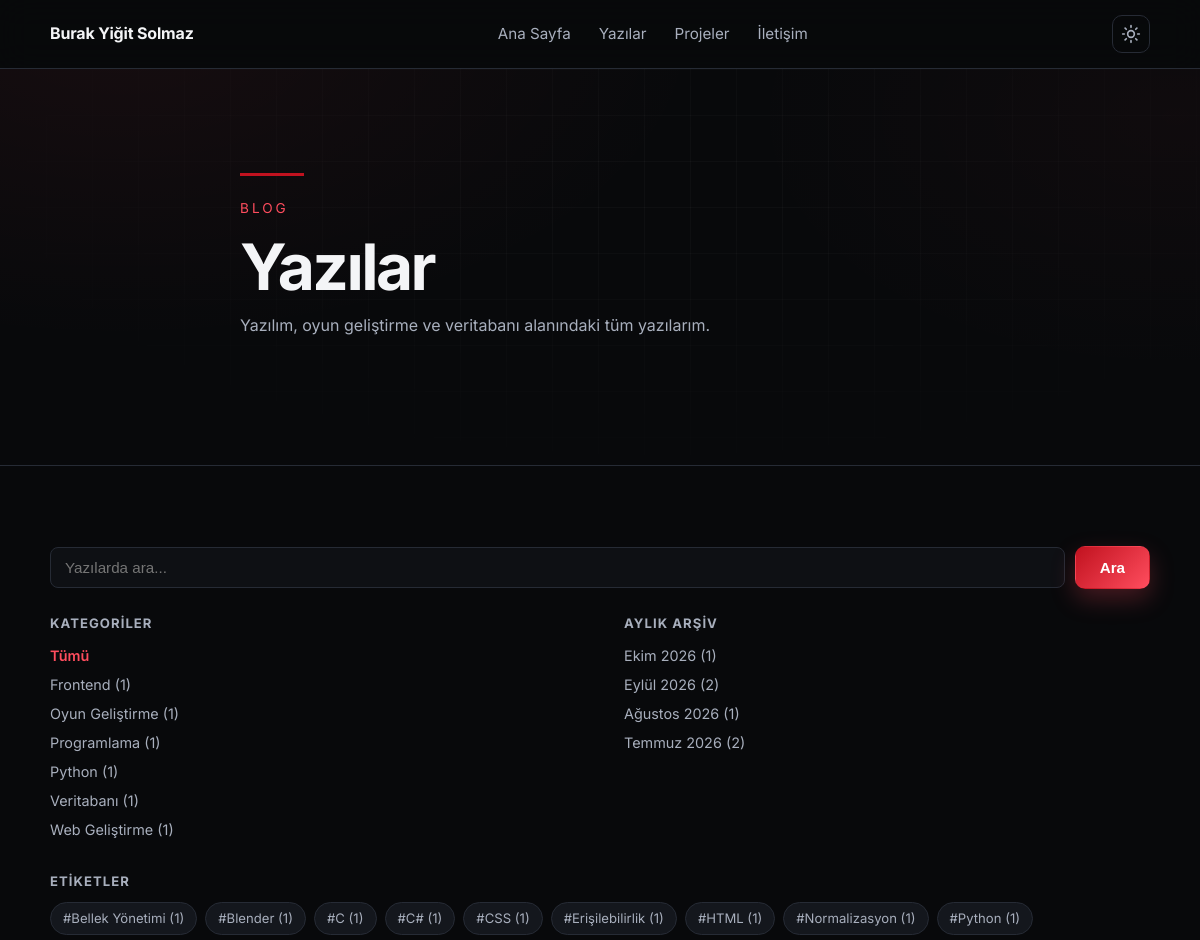
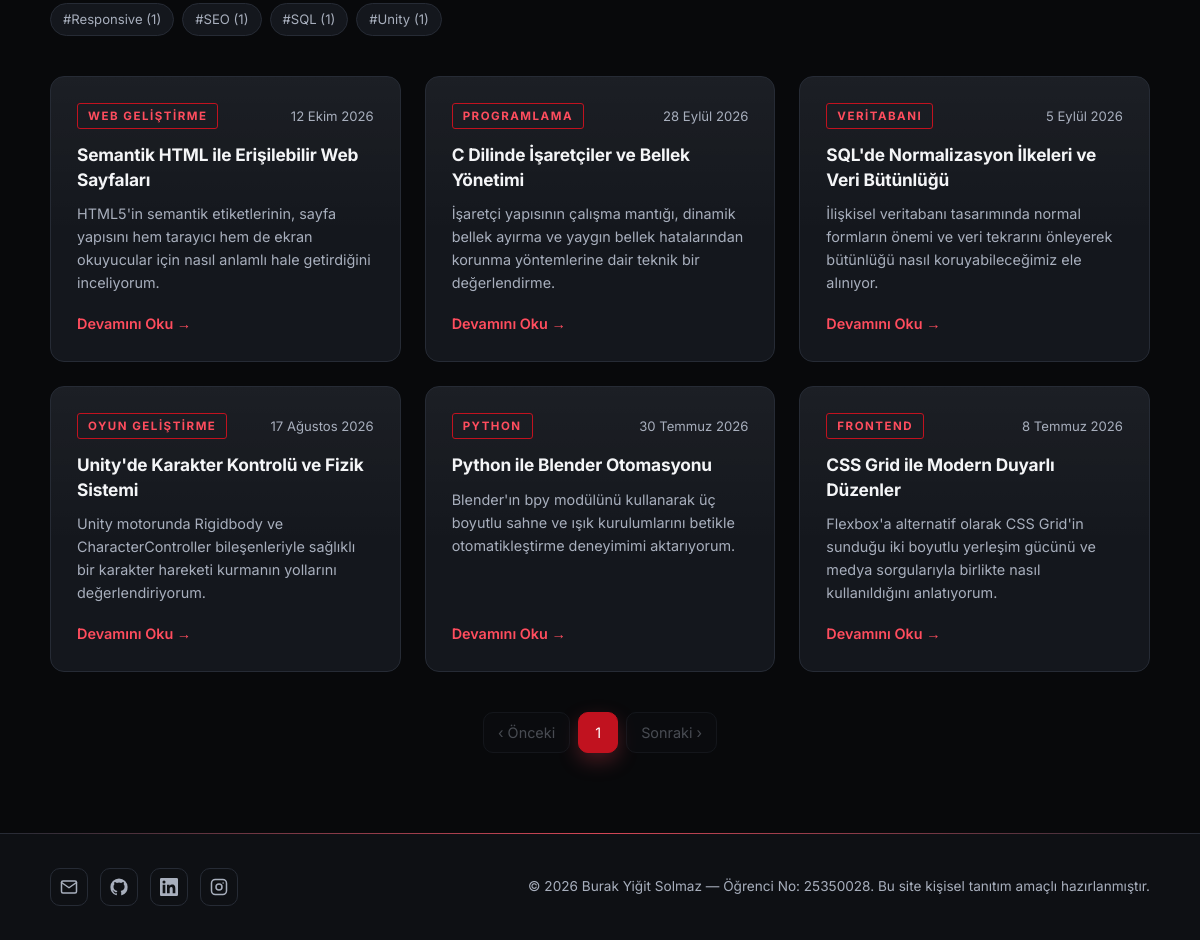
Screenshot of /yazilar.php with the database file from the repository (2 pictures, top to bottom).
### tables this page shows
CREATE TABLE `categories` (
  `id`         INT UNSIGNED NOT NULL AUTO_INCREMENT,
  `name`       VARCHAR(80)  NOT NULL,
  `slug`       VARCHAR(100) NOT NULL,
  `created_at` DATETIME     NOT NULL DEFAULT CURRENT_TIMESTAMP,
  PRIMARY KEY (`id`),
  UNIQUE KEY `uq_categories_name` (`name`),
  UNIQUE KEY `uq_categories_slug` (`slug`)
);

CREATE TABLE `articles` (
  `id`           INT UNSIGNED NOT NULL AUTO_INCREMENT,
  `category_id`  INT UNSIGNED NULL,
  `title`        VARCHAR(190) NOT NULL,
  `slug`         VARCHAR(190) NOT NULL,
  `summary`      VARCHAR(400) NOT NULL DEFAULT '',
  `content`      MEDIUMTEXT   NOT NULL,
  `cover_image`  VARCHAR(190) NULL,
  `view_count`   INT UNSIGNED NOT NULL DEFAULT 0,
  `is_published` TINYINT(1)   NOT NULL DEFAULT 1,
  `created_at`   DATETIME     NOT NULL DEFAULT CURRENT_TIMESTAMP,
  `updated_at`   DATETIME     NOT NULL DEFAULT CURRENT_TIMESTAMP ON UPDATE CURRENT_TIMESTAMP,
  PRIMARY KEY (`id`),
  UNIQUE KEY `uq_articles_slug` (`slug`),
  KEY `idx_articles_category` (`category_id`),
  KEY `idx_articles_published` (`is_published`, `created_at`),
  CONSTRAINT `fk_articles_category`
    FOREIGN KEY (`category_id`) REFERENCES `categories` (`id`)
    ON DELETE SET NULL ON UPDATE CASCADE
);

### includes/functions.php (called while the page is built, shortened)
<?php
function e(?string $value): string
{
    return htmlspecialchars((string)$value, ENT_QUOTES, 'UTF-8');
}
function url(string $path = ''): string
{
    return BASE_URL . '/' . ltrim($path, '/');
}
function tr_date(?string $mysqlDate): string
{
    $months = [1 => 'Ocak', 2 => 'Şubat', 3 => 'Mart', 4 => 'Nisan', 5 => 'Mayıs',
               6 => 'Haziran', 7 => 'Temmuz', 8 => 'Ağustos', 9 => 'Eylül',
               10 => 'Ekim', 11 => 'Kasım', 12 => 'Aralık'];
    $ts = strtotime($mysqlDate);
    return date('j', $ts) . ' ' . $months[(int)date('n', $ts)] . ' ' . date('Y', $ts);
}
function tr_month_year(int $y, int $m): string
{
    $months = [1 => 'Ocak', 2 => 'Şubat', 3 => 'Mart', 4 => 'Nisan', 5 => 'Mayıs',
               6 => 'Haziran', 7 => 'Temmuz', 8 => 'Ağustos', 9 => 'Eylül',
               10 => 'Ekim', 11 => 'Kasım', 12 => 'Aralık'];
    return ($months[$m] ?? '') . ' ' . $y;
}
function setting(string $key, string $default = ''): string
{
    static $cache = null;
    if ($cache === null) {
        $cache = [];
        try {
            $rows = db()->query(
                'SELECT setting_key, setting_value FROM settings'
            )->fetchAll(PDO::FETCH_KEY_PAIR);
            $cache = $rows;
        } catch (Throwable $ex) {
            $cache = [];
        }
    }
    return $cache[$key] ?? $default;
}

### includes/db.php (called while the page is built, shortened)
<?php
function db(): PDO
{
    static $pdo = null;
    if ($pdo instanceof PDO) {
        return $pdo;
    }
    $dsn = sprintf(
        'mysql:host=%s;dbname=%s;charset=utf8mb4',
        DB_HOST,
        DB_NAME
    );
    try {
        $pdo = new PDO($dsn, DB_USER, DB_PASS, [
            PDO::ATTR_ERRMODE            => PDO::ERRMODE_EXCEPTION,
            PDO::ATTR_DEFAULT_FETCH_MODE => PDO::FETCH_ASSOC,
            PDO::ATTR_EMULATE_PREPARES   => false,
        ]);
    } catch (PDOException $e) {
        http_response_code(500);
        exit('Veritabanı bağlantısına erişilemiyor. XAMPP &gt; MySQL çalışıyor mu? (Detay: '
            . htmlspecialchars($e->getMessage(), ENT_QUOTES, 'UTF-8') . ')');
    }
    return $pdo;
}

### yazilar.php (the view, shortened to what this page needs)
<?php
require_once __DIR__ . '/includes/db.php';
require_once __DIR__ . '/includes/functions.php';
$pdo = db();
$q            = trim((string)($_GET['q'] ?? ''));
$categorySlug = trim((string)($_GET['kategori'] ?? ''));
$tagSlug      = trim((string)($_GET['etiket'] ?? ''));
$currentPage  = max(1, (int)($_GET['sayfa'] ?? 1));
$offset       = ($currentPage - 1) * PER_PAGE;
$whereParts = ['a.is_published = 1'];
$params     = [];
$where = implode(' AND ', $whereParts);
$countStmt = $pdo->prepare(
    "SELECT COUNT(*)
     FROM articles a
     LEFT JOIN categories c ON c.id = a.category_id
     WHERE $where"
);
$countStmt->execute($params);
$totalRows = (int)$countStmt->fetchColumn();
$totalPages = max(1, (int)ceil($totalRows / PER_PAGE));
$listStmt = $pdo->prepare(
    "SELECT a.id, a.slug, a.title, a.summary, a.created_at,
            c.name AS category_name, c.slug AS category_slug
     FROM articles a
     LEFT JOIN categories c ON c.id = a.category_id
     WHERE $where
     ORDER BY a.created_at DESC, a.id DESC
     LIMIT :lim OFFSET :off"
);
$listStmt->bindValue(':lim', PER_PAGE, PDO::PARAM_INT);
$listStmt->bindValue(':off', $offset, PDO::PARAM_INT);
$listStmt->execute();
$articles = $listStmt->fetchAll();
$categories = $pdo->query(
    'SELECT c.id, c.name, c.slug, COUNT(a.id) AS total
     FROM categories c
     LEFT JOIN articles a ON a.category_id = c.id AND a.is_published = 1
     GROUP BY c.id, c.name, c.slug
     ORDER BY c.name ASC'
)->fetchAll();
$archive = $pdo->query(
    'SELECT YEAR(created_at) AS y, MONTH(created_at) AS m, COUNT(*) AS total
     FROM articles
     WHERE is_published = 1
     GROUP BY YEAR(created_at), MONTH(created_at)
     ORDER BY y DESC, m DESC'
)->fetchAll();
function page_link(array $get, int $page): string
{
    $get['sayfa'] = $page;
    return '?' . http_build_query($get);
}
$linkBase = array_filter([
    'q'        => $q !== '' ? $q : null,
    'kategori' => $categorySlug !== '' ? $categorySlug : null,
    'etiket'   => $tagSlug !== '' ? $tagSlug : null,
]);
$allTags = $pdo->query(
    'SELECT t.name, t.slug, COUNT(a.id) AS total
     FROM tags t
     LEFT JOIN article_tags at ON at.tag_id = t.id
     LEFT JOIN articles a ON a.id = at.article_id AND a.is_published = 1
     GROUP BY t.id, t.name, t.slug
     HAVING total > 0
     ORDER BY total DESC, t.name ASC'
)->fetchAll();
$activeTagName = '';
require __DIR__ . '/includes/header.php';
?>
    <section class="hero page-hero">
      <div class="container hero-inner">
        <span class="hero-line" aria-hidden="true"></span>
        <p class="hero-kicker">Blog</p>
        <h1>Yazılar</h1>
        <?php if ($q !== ''): ?>
          <p class="hero-text">“<?= e($q) ?>” aramasına uyan <?= $totalRows ?> yazı bulundu.</p>
        <?php elseif ($activeTagName !== ''): ?>
          <p class="hero-text">“#<?= e($activeTagName) ?>” etiketli <?= $totalRows ?> yazı listeleniyor.</p>
        <?php elseif ($categorySlug !== ''): ?>
          <p class="hero-text">Seçili kategoriye ait yazılar listelenmektedir.</p>
        <?php else: ?>
          <p class="hero-text">Yazılım, oyun geliştirme ve veritabanı alanındaki tüm yazılarım.</p>
        <?php endif; ?>
      </div>
    </section>
    <section id="yazilar-liste" class="section">
      <div class="container">
        <div class="filter-grid">
          <form class="filter-search" method="get" action="<?= e(url('yazilar.php')) ?>">
            <input type="text" name="q" value="<?= e($q) ?>" placeholder="Yazılarda ara..." aria-label="Yazılarda ara">
            <button type="submit" class="btn btn-primary">Ara</button>
          </form>
          <?php $catBase = array_filter(['q' => $q !== '' ? $q : null, 'etiket' => $tagSlug !== '' ? $tagSlug : null]); ?>
          <div class="filter-group">
            <h3>Kategoriler</h3>
            <ul class="filter-list">
              <li class="<?= $categorySlug === '' ? 'active' : '' ?>">
                <a href="<?= e(url('yazilar.php' . ($catBase ? '?' . http_build_query($catBase) : ''))) ?>">Tümü</a>
              </li>
              <?php foreach ($categories as $cat): ?>
                <li class="<?= $categorySlug === $cat['slug'] ? 'active' : '' ?>">
                  <a href="<?= e(url('yazilar.php?' . http_build_query(array_filter([
                        'q'        => $q !== '' ? $q : null,
                        'kategori' => $cat['slug'],
                        'etiket'   => $tagSlug !== '' ? $tagSlug : null,
                    ])))) ?>">
                    <?= e($cat['name']) ?> (<?= (int)$cat['total'] ?>)
                  </a>
                </li>
              <?php endforeach; ?>
            </ul>
          </div>
          <div class="filter-group">
            <h3>Aylık Arşiv</h3>
            <ul class="filter-list">
              <?php foreach ($archive as $row): ?>
                <li>
                  <a href="<?= e(url('yazilar.php?' . http_build_query(array_merge($linkBase, [
                      'ay' => sprintf('%04d-%02d', $row['y'], $row['m']),
                  ])))) ?>">
                    <?= e(tr_month_year((int)$row['y'], (int)$row['m'])) ?> (<?= (int)$row['total'] ?>)
                  </a>
                </li>
              <?php endforeach; ?>
            </ul>
          </div>
          <?php if ($allTags): ?>
            <div class="filter-group">
              <h3>Etiketler</h3>
              <ul class="tag-list">
                <?php foreach ($allTags as $tag): ?>
                  <li>
                    <a class="tag-chip <?= $tagSlug === $tag['slug'] ? 'active' : '' ?>"
                       href="<?= e(url('yazilar.php?' . http_build_query(array_filter([
                           'q'        => $q !== '' ? $q : null,
                           'kategori' => $categorySlug !== '' ? $categorySlug : null,
                           'etiket'   => $tag['slug'],
                       ])))) ?>">
                      #<?= e($tag['name']) ?> (<?= (int)$tag['total'] ?>)
                    </a>
                  </li>
                <?php endforeach; ?>
              </ul>
            </div>
          <?php endif; ?>
        </div>
        <div class="posts-grid posts-main">
          <?php foreach ($articles as $post): ?>
            <article class="post-card">
              <div class="post-meta">
                <a class="post-tag" href="<?= e(url('yazilar.php?kategori=' . urlencode($post['category_slug'] ?? ''))) ?>">
                  <?= e($post['category_name'] ?? 'Genel') ?>
                </a>
                <time datetime="<?= e(date('Y-m-d', strtotime($post['created_at']))) ?>"><?= e(tr_date($post['created_at'])) ?></time>
              </div>
              <h3><?= e($post['title']) ?></h3>
              <p><?= e($post['summary']) ?></p>
              <a class="post-link" href="<?= e(url('yazi.php?slug=' . urlencode($post['slug']))) ?>">Devamını Oku →</a>
            </article>
          <?php endforeach; ?>
        </div>
        <div class="pagination">
          <a class="page-link <?= $currentPage <= 1 ? 'disabled' : '' ?>"
             href="<?= e(url('yazilar.php' . page_link($linkBase, max(1, $currentPage - 1)))) ?>">‹ Önceki</a>
          <?php for ($p = 1; $p <= $totalPages; $p++): ?>
            <a class="page-link <?= $p === $currentPage ? 'active' : '' ?>"
               href="<?= e(url('yazilar.php' . page_link($linkBase, $p))) ?>"><?= $p ?></a>
          <?php endfor; ?>
          <a class="page-link <?= $currentPage >= $totalPages ? 'disabled' : '' ?>"
             href="<?= e(url('yazilar.php' . page_link($linkBase, min($totalPages, $currentPage + 1)))) ?>">Sonraki ›</a>
        </div>
      </div>
    </section>
<?php require __DIR__ . '/includes/footer.php'; ?>

### includes/header.php (shortened to what this page needs)
<?php
require_once __DIR__ . '/../includes/db.php';
require_once __DIR__ . '/functions.php';
$pageTitle       = $pageTitle       ?? setting('site_title', 'Burak Yiğit Solmaz | Kişisel Blog');
?>
<!DOCTYPE html>
<html lang="tr" data-theme="dark">
<head>
  <link rel="stylesheet" href="<?= e(url('css/style.css')) ?>">
</head>
<body>
  <header class="site-header">
    <nav class="navbar" aria-label="Ana menü">
      <a href="<?= e(url()) ?>" class="logo">
        <span class="logo-text"><?= e(setting('site_title_short', 'Burak Yiğit Solmaz')) ?></span>
      </a>
      <ul class="nav-links" id="navLinks">
        <li><a href="<?= e(url()) ?>" class="nav-link">Ana Sayfa</a></li>
        <li><a href="<?= e(url('yazilar.php')) ?>" class="nav-link">Yazılar</a></li>
        <li><a href="<?= e(url('projeler.php')) ?>" class="nav-link">Projeler</a></li>
        <li><a href="<?= e(url('iletisim.php')) ?>" class="nav-link">İletişim</a></li>
      </ul>
      <button class="theme-toggle" id="themeToggle" aria-label="Açık/koyu tema arasında geçiş yap">
        <svg class="icon-sun" viewBox="0 0 24 24" width="20" height="20" fill="none" stroke="currentColor" stroke-width="2" stroke-linecap="round"><circle cx="12" cy="12" r="4"/><path d="M12 2v2M12 20v2M4.93 4.93l1.41 1.41M17.66 17.66l1.41 1.41M2 12h2M20 12h2M4.93 19.07l1.41-1.41M17.66 6.34l1.41-1.41"/></svg>
      </button>
    </nav>
  </header>
  <main id="main-content">

### includes/footer.php (shortened to what this page needs)
  </main>
  <footer class="site-footer">
    <div class="container footer-inner">
      <div class="footer-social" aria-label="Sosyal ve iletişim bağlantıları">
        <a href="mailto:<?= e(setting('email', 'solmazburakss@gmail.com')) ?>" aria-label="E-posta gönder" title="E-posta">
          <svg viewBox="0 0 24 24" width="18" height="18" fill="none" stroke="currentColor" stroke-width="2" stroke-linecap="round" stroke-linejoin="round" aria-hidden="true"><path d="M4 4h16a2 2 0 0 1 2 2v12a2 2 0 0 1-2 2H4a2 2 0 0 1-2-2V6a2 2 0 0 1 2-2z"/><path d="M22 6l-10 7L2 6"/></svg>
        </a>
        <a href="<?= e(setting('github_url', 'https://github.com/burakyigitsolmaz')) ?>" target="_blank" rel="noopener" aria-label="GitHub profili" title="GitHub">
        </a>
        <a href="<?= e(setting('linkedin_url', 'https://www.linkedin.com/in/burakyigitsolmaz/')) ?>" target="_blank" rel="noopener" aria-label="LinkedIn profili" title="LinkedIn">
        </a>
        <a href="<?= e(setting('instagram_url', 'https://www.instagram.com/burakyigitsolmaz')) ?>" target="_blank" rel="noopener" aria-label="Instagram profili" title="Instagram">
          <svg viewBox="0 0 24 24" width="18" height="18" fill="none" stroke="currentColor" stroke-width="2" stroke-linecap="round" stroke-linejoin="round" aria-hidden="true"><rect x="2" y="2" width="20" height="20" rx="5"/><circle cx="12" cy="12" r="4"/><circle cx="17.5" cy="6.5" r="1" fill="currentColor" stroke="none"/></svg>
        </a>
      </div>
      <p class="footer-copy">
        © <span id="year">2026</span> <?= e(setting('site_title_short', 'Burak Yiğit Solmaz')) ?> — Öğrenci No: 25350028.
        Bu site kişisel tanıtım amaçlı hazırlanmıştır.
      </p>
    </div>
  </footer>
</body>
</html>

### rows the page displays
categories: name "Frontend", total "1"
categories: name "Oyun Geliştirme", total "1"
categories: name "Programlama", total "1"
categories: name "Python", total "1"
categories: name "Veritabanı", total "1"
categories: name "Web Geliştirme", total "1"
articles: category.name "WEB GELIŞTIRME", created_at "12 Ekim 2026", title "Semantik HTML ile Erişilebilir Web Sayfaları", summary "HTML5'in semantik etiketlerinin, sayfa yapısını hem tarayıcı hem de ekran okuyucular için nasıl anlamlı hale getirdiğini inceliyorum."
articles: category.name "PROGRAMLAMA", created_at "28 Eylül 2026", title "C Dilinde İşaretçiler ve Bellek Yönetimi", summary "İşaretçi yapısının çalışma mantığı, dinamik bellek ayırma ve yaygın bellek hatalarından korunma yöntemlerine dair teknik bir değerlendirme."
articles: category.name "VERITABANI", created_at "5 Eylül 2026", title "SQL'de Normalizasyon İlkeleri ve Veri Bütünlüğü", summary "İlişkisel veritabanı tasarımında normal formların önemi ve veri tekrarını önleyerek bütünlüğü nasıl koruyabileceğimiz ele alınıyor."
articles: category.name "OYUN GELIŞTIRME", created_at "17 Ağustos 2026", title "Unity'de Karakter Kontrolü ve Fizik Sistemi", summary "Unity motorunda Rigidbody ve CharacterController bileşenleriyle sağlıklı bir karakter hareketi kurmanın yollarını değerlendiriyorum."
articles: category.name "PYTHON", created_at "30 Temmuz 2026", title "Python ile Blender Otomasyonu", summary "Blender'ın bpy modülünü kullanarak üç boyutlu sahne ve ışık kurulumlarını betikle otomatikleştirme deneyimimi aktarıyorum."
articles: category.name "FRONTEND", created_at "8 Temmuz 2026", title "CSS Grid ile Modern Duyarlı Düzenler", summary "Flexbox'a alternatif olarak CSS Grid'in sunduğu iki boyutlu yerleşim gücünü ve medya sorgularıyla birlikte nasıl kullanıldığını anlatıyorum."

### other values shown
setting('site_title_short', 'Burak Yiğit Solmaz') "Burak Yiğit Solmaz"
tr_month_year((int)$row['y'], (int)$row['m']) "Ekim 2026"
$row['total'] "1"
tr_month_year((int)$row['y'], (int)$row['m']) "Eylül 2026"
$row['total'] "2"
tr_month_year((int)$row['y'], (int)$row['m']) "Ağustos 2026"
tr_month_year((int)$row['y'], (int)$row['m']) "Temmuz 2026"
$tag['name'] "Bellek Yönetimi"
$tag['total'] "1"
$tag['name'] "Blender"
$tag['name'] "C"
$tag['name'] "C#"
$tag['name'] "CSS"
$tag['name'] "Erişilebilirlik"
$tag['name'] "HTML"
